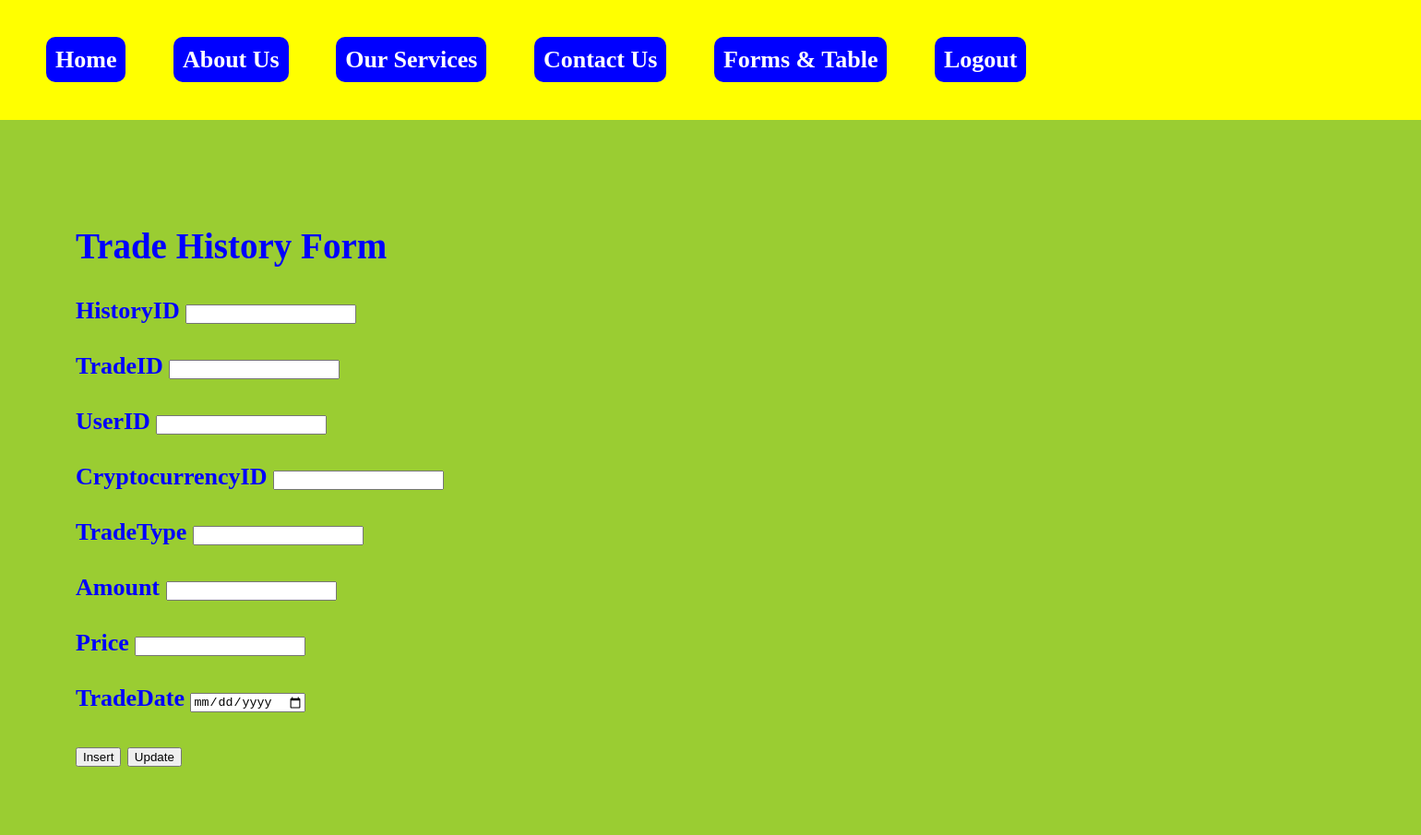
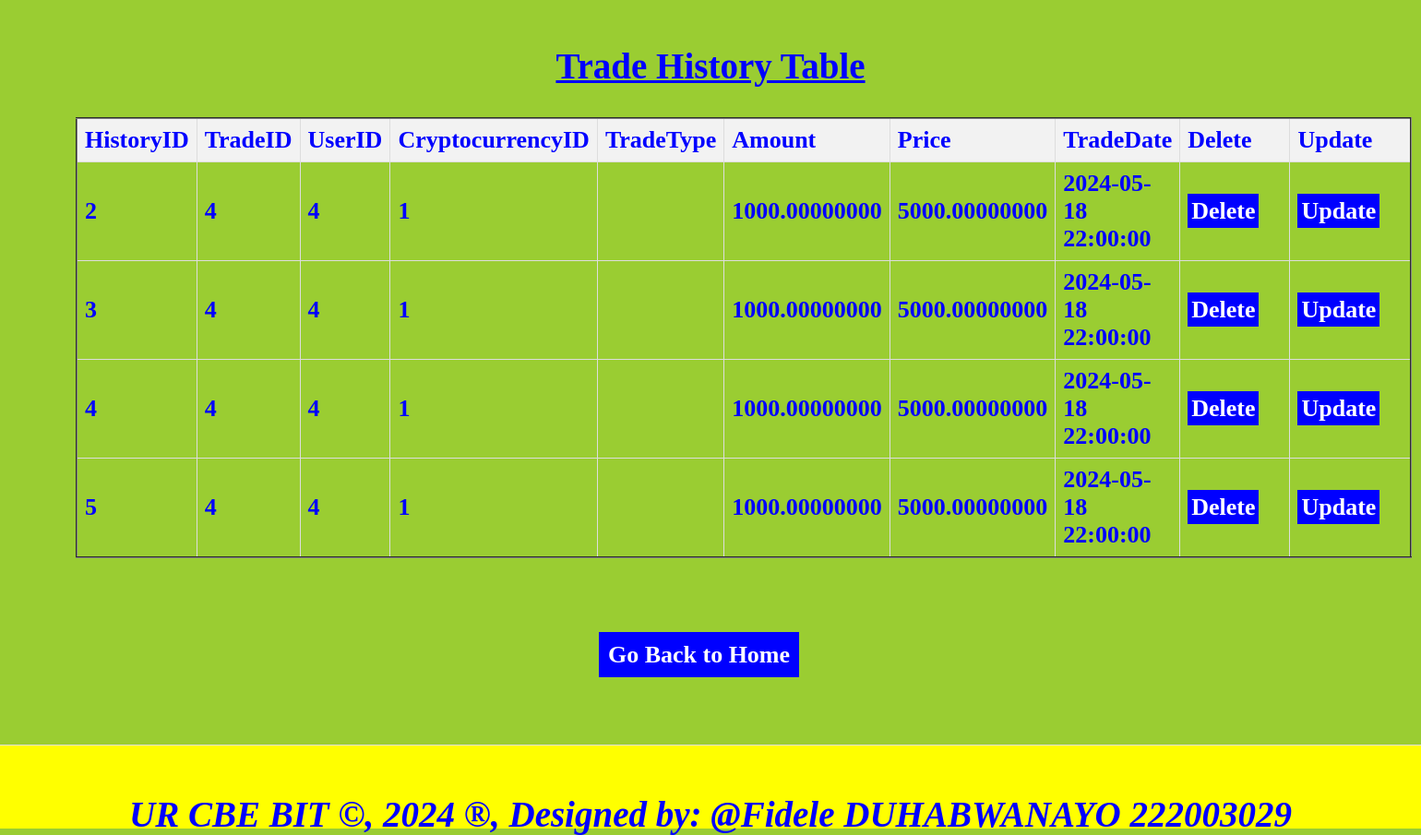
The page /tradehistory.php on the database its author committed (2 pictures, top to bottom).
### tables this page shows
CREATE TABLE `tradehistory` (
  `HistoryID` int(11) NOT NULL,
  `TradeID` int(11) DEFAULT NULL,
  `UserID` int(11) DEFAULT NULL,
  `CryptocurrencyID` int(11) DEFAULT NULL,
  `TradeType` enum('Buy','Sell') DEFAULT NULL,
  `Amount` decimal(20,8) NOT NULL,
  `Price` decimal(20,8) NOT NULL,
  `TradeDate` timestamp NOT NULL DEFAULT CURRENT_TIMESTAMP
);

### tradehistory.php (the view, shortened to what this page needs)
<!DOCTYPE html>
<html lang="en">
<head>
    <link rel="stylesheet" type="text/css" href="./styles.css" title="style1" media="screen,tv,print,handheld"/>
</head>
<body>
    <header>
        <nav>
            <ul>
                <li><a href="home.html">Home</a></li>
                <li><a href="about.html">About Us</a></li>
                <li><a href="services.html">Our Services</a></li>
                <li><a href="contact.html">Contact Us</a></li>
                <li class="dropdown">
                    <a href="forms and tables.html">Forms & Table</a>
                </li>
                <li class="dropdown">
                    <a href="logout.php">Logout</a>
                </li>
            </ul>
        </nav>
    </header>
    <section>
        <h1>Trade History Form</h1>
        <form method="post" action="tradehistory.php">
            <label for="HistoryID">HistoryID</label>
            <input type="number" id="HistoryID" name="HistoryID" required><br><br>
            <label for="TradeID">TradeID</label>
            <input type="text" id="TradeID" name="TradeID" required><br><br>
            <label for="UserID">UserID</label>
            <input type="text" id="UserID" name="UserID" required><br><br>
            <label for="CryptocurrencyID">CryptocurrencyID</label>
            <input type="text" id="CryptocurrencyID" name="CryptocurrencyID" required><br><br>
            <label for="TradeType">TradeType</label>
            <input type="text" id="TradeType" name="TradeType" required><br><br>
            <label for="Amount">Amount</label>
            <input type="text" id="Amount" name="Amount"><br><br>
            <label for="Price">Price</label>
            <input type="text" id="Price" name="Price" required><br><br>
            <label for="TradeDate">TradeDate</label>
            <input type="date" id="TradeDate" name="TradeDate" required><br><br>
            <input type="submit" name="add" value="Insert">
            <input type="submit" name="update" value="Update"><br><br><br><br>
        </form>
        <?php
        include('Database_connection.php');
        $connection = new mysqli($host, $user, $pass, $database);
        $sql = "SELECT * FROM tradehistory";
        $result = $connection->query($sql);
        ?>
        <html>
        <head>
        </head>
        <body>
            <center>
                <h1><u>Trade History Table</u></h1>
                <table border="2">
                    <tr>
                        <th>HistoryID</th>
                        <th>TradeID</th>
                        <th>UserID</th>
                        <th>CryptocurrencyID</th>
                        <th>TradeType</th>
                        <th>Amount</th>
                        <th>Price</th>
                        <th>TradeDate</th>
                        <th>Delete</th>
                        <th>Update</th>
                    </tr>
                    <?php
                    if ($result->num_rows > 0) {
                        while ($row = $result->fetch_assoc()) {
                            $HistoryID = $row['HistoryID'];
                            echo "<tr>
                                <td>" . $row['HistoryID'] . "</td>
                                <td>" . $row['TradeID'] . "</td>
                                <td>" . $row['UserID'] . "</td>
                                <td>" . $row['CryptocurrencyID'] . "</td>
                                <td>" . $row['TradeType'] . "</td>
                                <td>" . $row['Amount'] . "</td>
                                <td>" . $row['Price'] . "</td>
                                <td>" . $row['TradeDate'] . "</td>
                                <td><a style='padding:4px' href='Delete_tradehistory.php?HistoryID=$HistoryID'>Delete</a></td>
                                <td><a style='padding:4px' href='Update_tradehistory.php?HistoryID=$HistoryID'>Update</a></td>
                            </tr>";
                        }
                    } else {
                        echo "<tr><td colspan='10'>No data found</td></tr>";
                    }
                    ?>
                </table>
                <br><br><br>
                <a href="./home.html">Go Back to Home</a>
            </center>
        </body>
        </html>
    </section>
    <footer>
        <center>
            <b><h2><marquee><i>UR CBE BIT &copy, 2024 &reg, Designed by: @Fidele DUHABWANAYO 222003029</i></marquee></h2></b>
        </center>
    </footer>
</body>
</html>

### styles.css (style rules this page uses)
body { font-family: century; margin: 0; padding: 0; background-color: skyblue; font-weight: bold; font-size: 22px; color: blue; }
header { background-color: bllue; padding: 20px; }
nav { display: flex; justify-content: space-between; }
nav ul { list-style: none; margin: 0; padding: 0; }
nav li { display: inline-block; margin-right: 20px; }
nav a { background-color: blue; text-decoration: none; color: white; padding: 10px; border-radius: 10px; }
.dropdown { position: right; display: inline-block; direction: rtl; }
section { padding: 20px; border-bottom: 1px solid #ddd; }
footer { height: 50px; text-align: center; padding: 15px; background-color: rgb(0,0,0); }

### tradehistory.php (style rules this page uses)
a { padding: 10px; color: white; background-color: blue; text-decoration: none; margin-right: 25px; }
a:link { color: white; }
section { padding: 10px; }
header { background-color: yellow; padding: 50px; }
section { padding: 82px; border-bottom: 1px solid #ddd; }
footer { text-align: center; padding: 20px; background-color: yellow; }
body { background-color: yellowgreen; color: blue; font-family: Times New Roman; font-size: 26px; }
table { width: 80%; border-collapse: collapse; }
th, td { border: 1px solid #ddd; padding: 8px; text-align: left; }
th { background-color: #f2f2f2; }

### rows shown on the page
tradehistory: HistoryID "2", TradeID "4", UserID "4", CryptocurrencyID "1", Amount "1000.00000000", Price "5000.00000000", TradeDate "2024-05-18 22:00:00"
tradehistory: HistoryID "3", TradeID "4", UserID "4", CryptocurrencyID "1", Amount "1000.00000000", Price "5000.00000000", TradeDate "2024-05-18 22:00:00"
tradehistory: HistoryID "4", TradeID "4", UserID "4", CryptocurrencyID "1", Amount "1000.00000000", Price "5000.00000000", TradeDate "2024-05-18 22:00:00"
tradehistory: HistoryID "5", TradeID "4", UserID "4", CryptocurrencyID "1", Amount "1000.00000000", Price "5000.00000000", TradeDate "2024-05-18 22:00:00"
